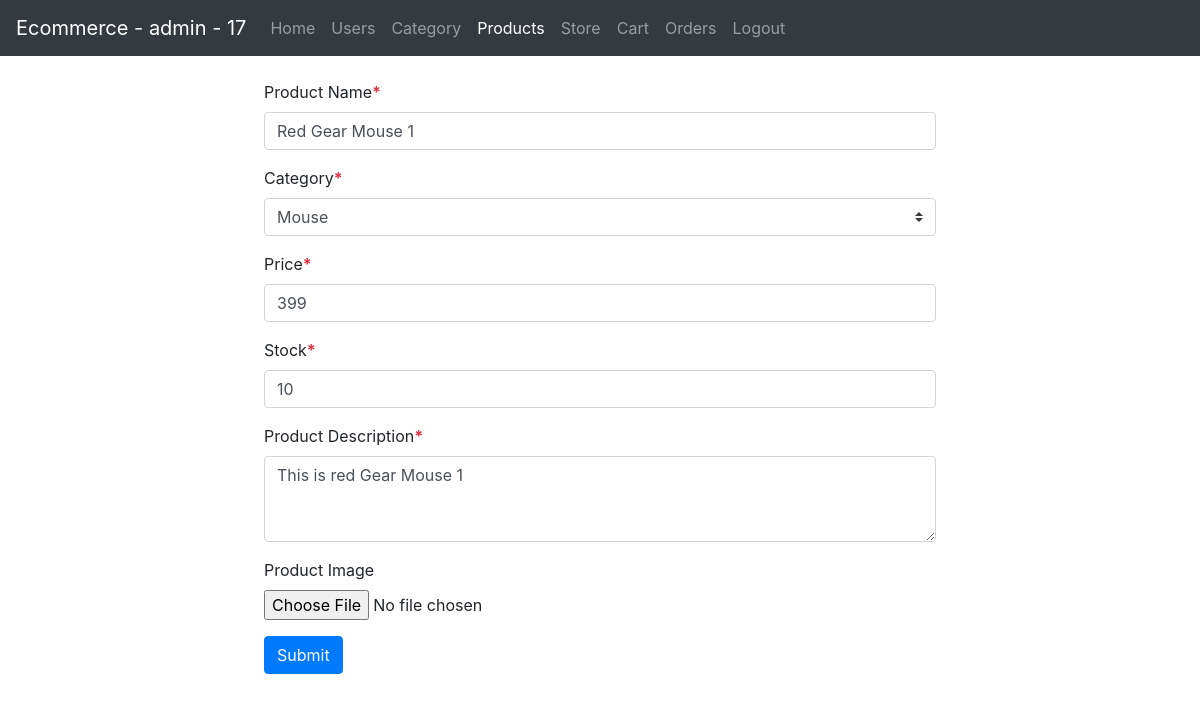
Page /editProductPage.php?pid=40 (signed in) on the committed database.
### tables this page shows
CREATE TABLE `product` (
  `pid` int(11) NOT NULL,
  `pname` varchar(200) NOT NULL,
  `slug` varchar(200) NOT NULL,
  `cid` int(11) NOT NULL,
  `img_name` varchar(80) NOT NULL,
  `price` double NOT NULL,
  `stock` int(11) NOT NULL,
  `added_by` int(11) NOT NULL,
  `added_at` datetime NOT NULL DEFAULT current_timestamp(),
  `updated_by` int(11) NOT NULL,
  `updated_at` datetime NOT NULL DEFAULT current_timestamp(),
  `description` text NOT NULL
);

### editProductPage.php (the view, shortened to what this page needs)
<!doctype html>
<html lang="en">
  <head>
    <link rel="stylesheet" href="https://cdn.jsdelivr.net/npm/bootstrap@4.6.1/dist/css/bootstrap.min.css">
    <link rel="stylesheet" href="./asset/css/style.css">
    <link rel="stylesheet" type="text/css" href="https://cdn.datatables.net/1.12.0/css/jquery.dataTables.css">
  </head>
  <body>
    <?php
      include "./includes/nav.php";
      $pid = $_GET['pid'];
      $sql = "SELECT * FROM product WHERE pid = '$pid'";
      $result = mysqli_query($conn, $sql);
      $row = mysqli_fetch_assoc($result);
      $pname = $row['pname'];
      $cid = $row['cid'];
      $price = $row['price'];
      $stock = $row['stock'];
      $description = $row['description'];
      if(isset($_SESSION['username'])) {
        ?>
        <div id="addProductFormContainer">
          <form class="m-4" method="POST" action="editProduct.php" enctype="multipart/form-data">
            <div class="form-group">
              <label for="pname">Product Name<strong class="text-danger">*</strong></label>
              <input type="text" class="form-control" id="pname" name="pname" aria-describedby="emailHelp" value="<?php echo $pname; ?>" required>
            </div>
            <div class="form-group">
              <label for="exampleInputPassword1">Category<strong class="text-danger">*</strong></label>
              <select class="custom-select" name="cid" required>
                <?php
                  $sql = "SELECT * FROM category";
                  $result = mysqli_query($conn, $sql);
                  while($row = mysqli_fetch_assoc($result)) {
                    if($row['cid'] == $cid) {
                      echo '<option value="'.$row['cid'].'" selected>'.$row['cname'].'</option>';
                    } else {
                      echo '<option value="'.$row['cid'].'">'.$row['cname'].'</option>';
                    }
                  }
                  ?>
              </select>
            </div>
            <div class="form-group">
              <label for="price">Price<strong class="text-danger">*</strong></label>
              <input type="number" class="form-control" id="price" name="price" value="<?php echo $price ?>" aria-describedby="emailHelp" required>
            </div>
            <div class="form-group">
              <label for="stock">Stock<strong class="text-danger">*</strong></label>
              <input type="number" class="form-control" id="stock" name="stock" value="<?php echo $stock ?>" aria-describedby="emailHelp" required>
            </div>
            <div class="form-group">
              <label for="description">Product Description<strong class="text-danger">*</strong></label>
              <textarea class="form-control" id="description" name="description" rows="3" cols="100" required><?php echo $description ?></textarea>
            </div>
            <div class="form-group">
              <label for="product_img">Product Image</label>
              <input type="file" class="form-control-file" id="product_img" name="product_img">
            </div>
            <button type="submit" class="btn btn-primary">Submit</button>
          </form>
        </div>
        <?php
      } else {
        $_SESSION['err'] = 1;
        $_SESSION['errmsg'] = "Please Sign Up or Login to continue.";
        header("location: ./signup.php");
      }
    ?>
  </body>
</html>

### asset/css/style.css (style rules this page uses)
#addProductFormContainer { width: 60%; margin: 1rem auto; }

### rows in the picture
product: pname "Red Gear Mouse 1", price "399", stock "10", description "This is red Gear Mouse 1"

### other values in the picture
$_SESSION['username'] "admin"
$_SESSION['sno'] "17"
form field cid "Mouse"
